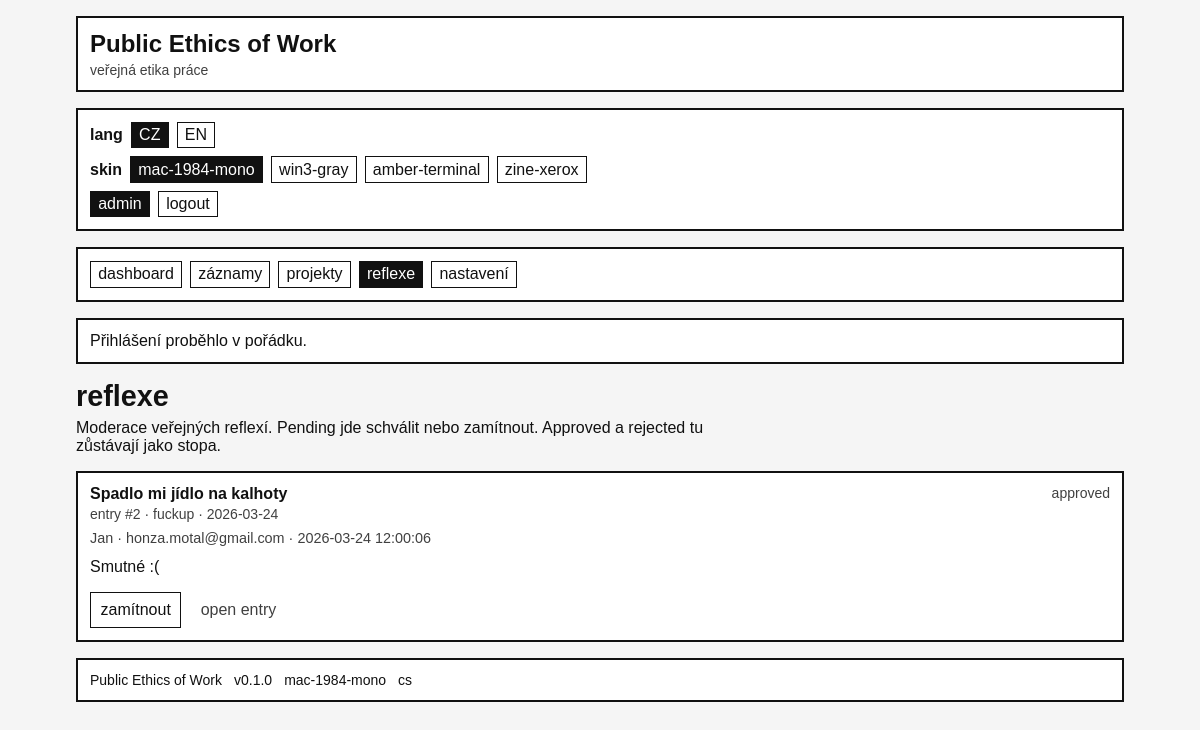
Page /admin/reflections (signed in) on the earlier database version.
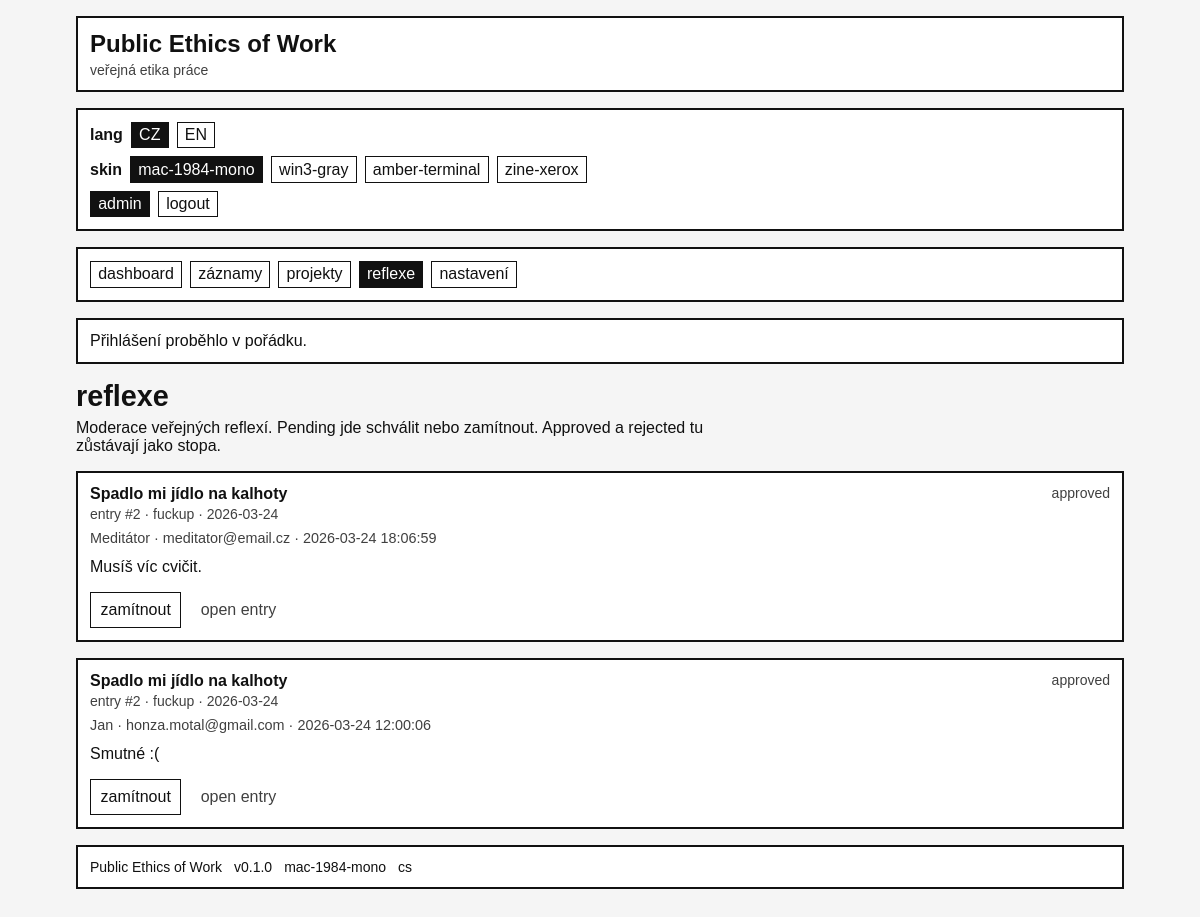
Same page on the later database version.
### tables this page shows
CREATE TABLE reflections (
    id INTEGER PRIMARY KEY AUTOINCREMENT,
    entry_id INTEGER NOT NULL,

    author_name VARCHAR(255),
    author_email VARCHAR(255),

    body TEXT NOT NULL,

    locale VARCHAR(20) NOT NULL DEFAULT 'cs'
        CHECK (locale IN ('cs', 'en', 'bilingual')),

    status VARCHAR(20) NOT NULL DEFAULT 'pending'
        CHECK (status IN ('pending', 'approved', 'rejected')),

    is_anonymous INTEGER NOT NULL DEFAULT 0
        CHECK (is_anonymous IN (0, 1)),

    admin_note TEXT,
    created_at DATETIME NOT NULL DEFAULT CURRENT_TIMESTAMP,
    reviewed_at DATETIME,

    FOREIGN KEY (entry_id)
        REFERENCES entries(id)
        ON UPDATE CASCADE
        ON DELETE CASCADE
);

CREATE TABLE entries (
    id INTEGER PRIMARY KEY AUTOINCREMENT,
    entry_date DATE NOT NULL,
    slug VARCHAR(255) UNIQUE,

    entry_type VARCHAR(20) NOT NULL
        CHECK (entry_type IN ('achievement', 'fuckup', 'regen', 'repair')),

    title VARCHAR(255),
    body TEXT NOT NULL,
    public_text TEXT,
    private_notes TEXT,

    minutes INTEGER NOT NULL DEFAULT 0
        CHECK (minutes >= 0),

    category_id INTEGER NOT NULL,
    project_id INTEGER,

    visibility VARCHAR(20) NOT NULL DEFAULT 'private'
        CHECK (visibility IN ('private', 'public', 'internal')),

    locale VARCHAR(20) NOT NULL DEFAULT 'cs'
        CHECK (locale IN ('cs', 'en', 'bilingual')),

    is_invisible_work INTEGER NOT NULL DEFAULT 0
        CHECK (is_invisible_work IN (0, 1)),

    workload_override DECIMAL(10,2),
    recovery_override DECIMAL(10,2),

    what_happened TEXT,
    why_it_matters TEXT,
    my_take TEXT,
    next_time TEXT,

    allow_reflections INTEGER NOT NULL DEFAULT 0
        CHECK (allow_reflections IN (0, 1)),

    repair_of_entry_id INTEGER,

    created_at DATETIME NOT NULL DEFAULT CURRENT_TIMESTAMP,
    updated_at DATETIME NOT NULL DEFAULT CURRENT_TIMESTAMP,

    FOREIGN KEY (category_id)
        REFERENCES categories(id)
        ON UPDATE CASCADE
        ON DELETE RESTRICT,

    FOREIGN KEY (project_id)
        REFERENCES projects(id)
        ON UPDATE CASCADE
        ON DELETE SET NULL,

    FOREIGN KEY (repair_of_entry_id)
        REFERENCES entries(id)
        ON UPDATE CASCADE
        ON DELETE SET NULL
);

### app/Views/admin/reflections/index.php (the view, shortened to what the changed rows need)
<?php
$reflections = $reflections ?? [];
?>
<section class="page-section">
    <header class="page-header">
        <h1><?php echo e($page_title ?? t('page.admin_reflections_title')); ?></h1>
        <p class="page-lead">
            Moderace veřejných reflexí. Pending jde schválit nebo zamítnout. Approved a rejected tu zůstávají jako stopa.
        </p>
    </header>
    <?php if (empty($reflections)): ?>
        <article class="card">
            <p>Zatím tu nejsou žádné reflexe.</p>
        </article>
    <?php else: ?>
        <div class="reflection-admin-list">
            <?php foreach ($reflections as $reflection): ?>
                <article class="card reflection-admin-item reflection-status-<?php echo e($reflection['status']); ?>">
                    <div class="reflection-admin-header">
                        <div>
                            <strong><?php echo e($reflection['entry_title'] ?: '(bez titulku)'); ?></strong>
                            <div class="table-subline">
                                entry #<?php echo e((string) $reflection['entry_id']); ?>
                                · <?php echo e($reflection['entry_type']); ?>
                                · <?php echo e($reflection['entry_date']); ?>
                            </div>
                        </div>
                        <div class="reflection-status-badge">
                            <?php echo e($reflection['status']); ?>
                        </div>
                    </div>
                    <div class="reflection-admin-meta">
                        <?php if ((int) $reflection['is_anonymous'] === 1): ?>
                            anonym
                        <?php else: ?>
                            <?php echo e($reflection['author_name'] ?: 'bez jména'); ?>
                        <?php endif; ?>
                        <?php if (!empty($reflection['author_email'])): ?>
                            · <?php echo e($reflection['author_email']); ?>
                        <?php endif; ?>
                        · <?php echo e($reflection['created_at']); ?>
                    </div>
                    <div class="reflection-admin-body">
                        <?php echo nl2br(e($reflection['body'])); ?>
                    </div>
                    <div class="form-actions">
                        <?php if ($reflection['status'] !== 'rejected'): ?>
                            <form method="post" action="<?php echo e(route_url('admin.reflections.reject', ['id' => $reflection['id']])); ?>" class="inline-form">
                                <button type="submit"><?php echo e(t('action.reject')); ?></button>
                            </form>
                        <?php endif; ?>
                        <a href="<?php echo e(route_url('admin.entries.edit', ['id' => $reflection['entry_id']])); ?>" class="button-link secondary-link">
                            open entry
                        </a>
                    </div>
                </article>
            <?php endforeach; ?>
        </div>
    <?php endif; ?>
</section>

### app/Core/Router.php (shortened to what the changed rows need)
<?php
class Router
{
    public static function dispatch(): void
    {
        $method = strtoupper($_SERVER['REQUEST_METHOD'] ?? 'GET');
        $uri = $_SERVER['REQUEST_URI'] ?? '/';
        $path = self::normalizePath((string) parse_url($uri, PHP_URL_PATH));
        $routes = config('routes', []);
        foreach ($routes as $route) {
            if (strtoupper($route['method']) !== $method) {
                continue;
            }
            $params = self::match($route['path'], $path);
            if ($params === null) {
                continue;
            }
            if (!empty($route['handler'])) {
                self::runHandler($route, $params);
                return;
            }
            return;
        }
    }
    protected static function runHandler(array $route, array $params = []): void
    {
        $handler = $route['handler'];
        [$class, $method] = $handler;
        call_user_func([$class, $method], $params);
    }
    protected static function match(string $routePath, string $requestPath): ?array
    {
        $pattern = preg_replace_callback(
            '#\{([a-zA-Z_][a-zA-Z0-9_]*)\}#',
            static fn(array $matches) => '(?P<' . $matches[1] . '>[^/]+)',
            $routePath
        );
        $pattern = '#^' . rtrim($pattern, '/') . '$#';
        if ($routePath === '/') {
            $pattern = '#^/$#';
        }
        if (!preg_match($pattern, $requestPath, $matches)) {
            return null;
        }
        $params = [];
        return $params;
    }
    protected static function normalizePath(string $path): string
    {
        $path = '/' . trim($path, '/');
        return $path === '//' ? '/' : $path;
    }
}

### app/Views/layout.php (shortened to what the changed rows need)
<!DOCTYPE html>
<html lang="<?php echo e(current_locale()); ?>">
<head>
    <link rel="stylesheet" href="<?php echo e(asset('assets/css/base.css')); ?>">
    <link rel="stylesheet" href="<?php echo e(asset('assets/css/skins/' . current_skin() . '.css')); ?>">
</head>
<body class="<?php echo is_admin_route() ? 'is-admin' : 'is-public'; ?>" data-skin="<?php echo e(current_skin()); ?>">
    <div class="app-shell">
        <header class="site-header">
            <div class="site-branding">
                <div class="site-title-wrap">
                    <a class="site-title" href="<?php echo e(route_url('home')); ?>">
                        <?php echo e(config('app.app_name')); ?>
                    </a>
                    <div class="site-tagline">
                        <?php echo e(config('app.site_meta.tagline_' . current_locale(), 'public ethics of work')); ?>
                    </div>
                </div>
            </div>
            <div class="site-controls">
                <div class="control-group">
                    <span class="control-label">lang</span>
                    <a href="<?php echo e(url('?lang=cs')); ?>" class="control-link <?php echo current_locale() === 'cs' ? 'is-active' : ''; ?>">CZ</a>
                    <a href="<?php echo e(url('?lang=en')); ?>" class="control-link <?php echo current_locale() === 'en' ? 'is-active' : ''; ?>">EN</a>
                </div>
                <div class="control-group">
                    <span class="control-label">skin</span>
                    <?php foreach (config('app.available_skins', []) as $skin): ?>
                        <a href="<?php echo e(url('?skin=' . rawurlencode($skin))); ?>" class="control-link <?php echo current_skin() === $skin ? 'is-active' : ''; ?>">
                            <?php echo e($skin); ?>
                        </a>
                    <?php endforeach; ?>
                </div>
                <div class="control-group">
                    <?php if (\App\Core\Auth::check()): ?>
                        <a href="<?php echo e(route_url('admin.dashboard')); ?>" class="control-link <?php echo route_starts_with('admin.') ? 'is-active' : ''; ?>">
                            admin
                        </a>
                        <form method="post" action="<?php echo e(route_url('auth.logout')); ?>" class="inline-form">
                            <button type="submit" class="control-link control-button">
                                <?php echo e(t('nav.logout')); ?>
                            </button>
                        </form>
                    <?php else: ?>
                        <a href="<?php echo e(route_url('auth.login')); ?>" class="control-link <?php echo route_is('auth.login') ? 'is-active' : ''; ?>">
                            <?php echo e(t('nav.login')); ?>
                        </a>
                    <?php endif; ?>
                </div>
            </div>
        </header>
        <nav class="site-nav" aria-label="Main navigation">
            <?php foreach (navigation_items() as $item): ?>
                <a
                    href="<?php echo e(route_url($item['route'])); ?>"
                    class="nav-link <?php echo route_starts_with($item['route']) ? 'is-active' : ''; ?>"
                >
                    <?php echo e(t($item['label_key'])); ?>
                </a>
            <?php endforeach; ?>
        </nav>
        <?php if ($success = get_flash('success')): ?>
            <div class="flash flash-success"><?php echo e((string) $success); ?></div>
        <?php endif; ?>
        <main class="site-main">
            <?php echo $content; ?>
        </main>
        <footer class="site-footer">
            <div class="footer-line">
                <span><?php echo e(config('app.app_name')); ?></span>
                <span>v<?php echo e(config('app.app_version')); ?></span>
                <span><?php echo e(current_skin()); ?></span>
                <span><?php echo e(current_locale()); ?></span>
            </div>
        </footer>
    </div>
</body>
</html>

Differences in the rows shown:
added reflections: entry.title "Spadlo mi jídlo na kalhoty", entry "2", entry.entry_type "fuckup", entry.entry_date "2026-03-24", status "approved", author_name "Meditátor", author_email "meditator@email.cz", created_at "2026-03-24 18:06:59", body "Musíš víc cvičit."
